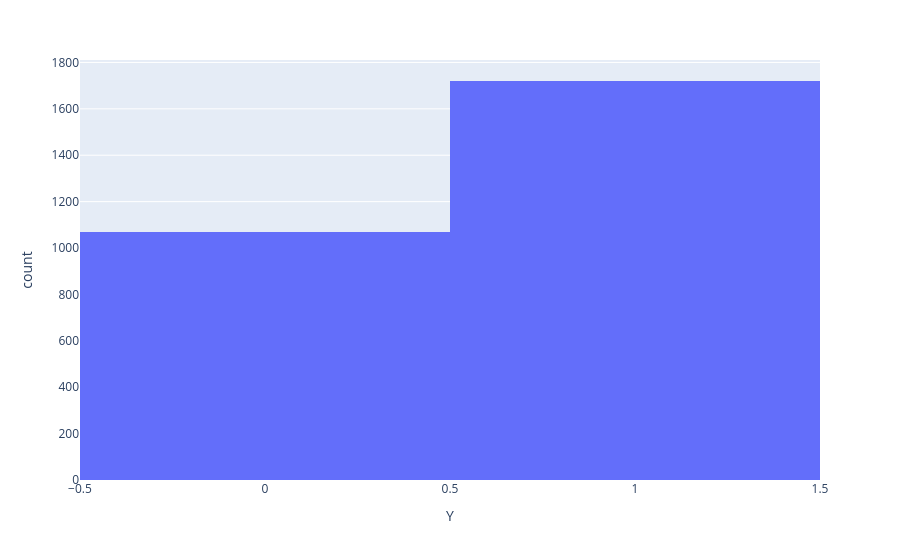

The notebook cell saved with this chart:
### Code cell
fig = px.histogram(flm_nk_nfff, x="Y")                
fig.show()

### Figure 1 — Plotly figure (JSON) as saved in the notebook; plotly's stock layout.template omitted (floating-point values rounded to 4 significant figures; data arrays with more than 128 entries replaced by an {"elided": "..."} marker saying what was removed)
{"data": [{"bingroup": "x", "hovertemplate": "Y=%{x}<br>count=%{y}<extra></extra>", "legendgroup": "", "marker": {"color": "#636efa", "pattern": {"shape": ""}}, "name": "", "orientation": "v", "showlegend": false, "type": "histogram", "x": {"elided": "2787 int values"}, "xaxis": "x", "yaxis": "y"}], "layout": {"barmode": "relative", "legend": {"tracegroupgap": 0}, "margin": {"t": 60}, "xaxis": {"anchor": "y", "domain": [0, 1], "title": {"text": "Y"}}, "yaxis": {"anchor": "x", "domain": [0, 1], "title": {"text": "count"}}}}
